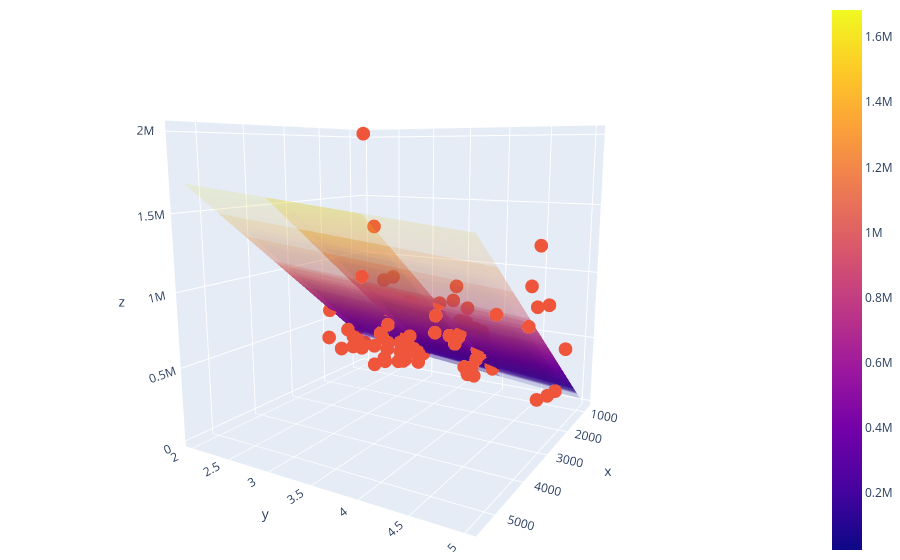

Source (notebook cell):
### Markdown cell above
<span style="font-family:Monospace">Dla pierwszych 4 wierszy predykujemy następujące ceny: [277812.205 718328.354 209937.381 462946.724 436271.252 ]</span>

### Code cell
# Do wizualizacji weźmiemy tylko 100 pierwszych wierszy
df_small = df.iloc[:100,:]
X1 =df_small['sqft_living']
X2 =df_small['bedrooms']
Y =df_small['price']

X1_plane, X2_plane = np.meshgrid(X1, X2)
model_input = np.stack((X1_plane,X2_plane), axis=-1)
Y_plane = linear_model(model_input)

fig = go.Figure(data=[go.Surface(z=Y_plane, x=X1_plane, y=X2_plane, opacity=0.005), go.Scatter3d(x=X1, y=X2, z=Y, mode='markers')])

fig.update_layout(margin=dict(l=0, r=0, b=0, t=0))

### Figure 1 — Plotly figure (JSON) as saved in the notebook; plotly's stock layout.template omitted (floating-point values rounded to 4 significant figures; data arrays with more than 128 entries replaced by an {"elided": "..."} marker saying what was removed)
{"data": [{"opacity": 0.005, "type": "surface", "x": {"elided": "100x100 int values"}, "y": {"elided": "100x100 int values"}, "z": {"elided": "100x100 float values"}}, {"mode": "markers", "type": "scatter3d", "x": [1180, 2570, 770, 1960, 1680, 5420, 1715, 1060, 1780, 1890, 3560, 1160, 1430, 1370, 1810, 2950, 1890, 1600, 1200, 1250, 1620, 3050, 2270, 1070, 2450, 1710, 2450, 1400, 1520, 2570, 2320, 1190, 2330, 1090, 2060, 2300, 1660, 2360, 1220, 2620, 2570, 4220, 3595, 1570, 1280, 3160, 990, 2290, 1250, 2753, 1190, 3150, 1410, 1980, 2730, 2830, 2250, 2420, 3250, 1850, 2150, 1260, 2519, 1540, 1660, 2770, 2720, 2240, 1000, 3200, 4770, 1260, 2750, 2380, 1790, 3430, 1760, 1040, 1410, 3450, 2350, 1900, 2020, 1680, 960, 2140, 2660, 2770, 1610, 1030, 1980, 3520, 1200, 1580, 1580, 3300, 1960, 1160, 1810, 2320], "y": [3, 3, 2, 4, 3, 4, 3, 3, 3, 3, 3, 2, 3, 3, 5, 4, 3, 4, 2, 3, 4, 3, 5, 2, 3, 3, 3, 3, 3, 4, 3, 2, 4, 3, 4, 3, 4, 4, 4, 4, 4, 4, 5, 3, 3, 3, 3, 4, 3, 3, 3, 5, 3, 2, 5, 4, 4, 3, 5, 4, 3, 3, 3, 3, 3, 3, 4, 4, 3, 5, 5, 3, 4, 4, 3, 4, 4, 3, 3, 4, 3, 4, 2, 3, 3, 3, 5, 3, 2, 2, 4, 5, 3, 3, 3, 4, 3, 4, 3, 3], "z": [221900, 538000, 180000, 604000, 510000, 1225000, 257500, 291850, 229500, 323000, 662500, 468000, 310000, 400000, 530000, 650000, 395000, 485000, 189000, 230000, 385000, 2000000, 285000, 252700, 329000, 233000, 937000, 667000, 438000, 719000, 580500, 280000, 687500, 535000, 322500, 696000, 550000, 640000, 240000, 605000, 625000, 775000, 861990, 685000, 309000, 488000, 210490, 785000, 450000, 1350000, 228000, 345000, 600000, 585000, 920000, 885000, 292500, 301000, 951000, 430000, 650000, 289000, 505000, 549000, 425000, 317625, 975000, 287000, 204000, 1325000, 1040000, 325000, 571000, 360000, 349000, 832500, 380000, 480000, 410000, 720000, 390000, 360000, 355000, 356000, 315000, 940000, 305000, 461000, 215000, 335000, 243500, 1099880, 153000, 430000, 700000, 905000, 247500, 199000, 314000, 437500]}], "layout": {"autosize": true, "margin": {"b": 0, "l": 0, "r": 0, "t": 0}, "scene": {"aspectmode": "auto", "aspectratio": {"x": 1, "y": 1, "z": 1}, "camera": {"center": {"x": 0, "y": 0, "z": 0}, "eye": {"x": 1.869, "y": 1.105, "z": 0.4121}, "projection": {"type": "perspective"}, "up": {"x": 0, "y": 0, "z": 1}}}}}
